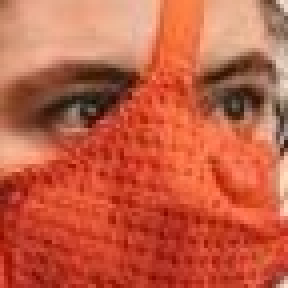
#> input picture detector-barbijo/Dataset_faces/Con_mascarilla/image105.jpg, 72 x 72 px (shown 4 times larger)
$ python -i object_detector.py   (imports and definitions only)
#> lines starting #> are read from the running program, lines starting #| are printed output that depends on the picture; after the words box and inside, x2 and y2 are one past the last pixel; in counts of white or black regions, pixels touching at a corner belong together
#> further down, picture is the input picture: shape (72, 72, 3); mean B, G, R 68.1, 94.4, 196.1
import cv2


class HomogeneousBgDetector():
    def __init__(self):
        pass

    def detect_objects(self, frame):
        # Conversión a escala de grises para facilitar el análisis
        gray = cv2.cvtColor(frame, cv2.COLOR_BGR2GRAY)
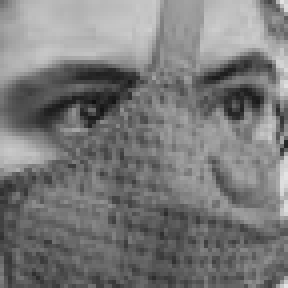
#> gray: shape (72, 72) (shown 4 times larger); min 16, max 228, mean 121.8

        # Segmenta la imagen y calcula el valor del umbral para un cada segmento de pixeles.
        # https://www.pyimagesearch.com/2021/05/12/adaptive-thresholding-with-opencv-cv2-adaptivethreshold/
        mask = cv2.adaptiveThreshold(gray, 255, cv2.ADAPTIVE_THRESH_MEAN_C, cv2.THRESH_BINARY_INV, 19, 5)
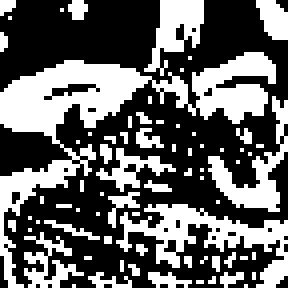
#> mask: shape (72, 72) (shown 4 times larger); 39.4% white; 72 white regions (60 under 20 px)

        # A partir de la máscara (img) generada devuelve una lista con todos los bordes (contornos) en la misma
        contours, _ = cv2.findContours(mask, cv2.RETR_EXTERNAL, cv2.CHAIN_APPROX_SIMPLE)
#> contours = 72 contours, 65 with area under 20; largest, box (x1, y1, x2, y2) and area: (0, 13, 69, 72) 748, (29, 51, 72, 72) 236, (52, 24, 72, 53) 124, (36, 0, 51, 19) 114, (24, 37, 44, 48) 51, (64, 0, 72, 10) 44, (6, 58, 21, 72) 41

        objects_contours = []

        for cnt in contours:
            # Calcula el área a partir de los vértices del contorno
            area = cv2.contourArea(cnt)
            # Establece un filtro para tomar bordes de objetos que tengan un área considerable (mayor a 2000 pixeles)
            if area > 2000:
                # Si el área supera este tamaño, agrega ese contorno a la lista de contornos
                objects_contours.append(cnt)
#> this loop made 72 passes
#> area on passes 20, 29, 45: 41, 235.5, 51
#> after the loop, objects_contours = []

        return objects_contours

>>> import cv2
>>> picture = cv2.imread('../detector-barbijo/Dataset_faces/Con_mascarilla/image105.jpg')
>>> result = HomogeneousBgDetector().detect_objects(picture)
#> result = []
